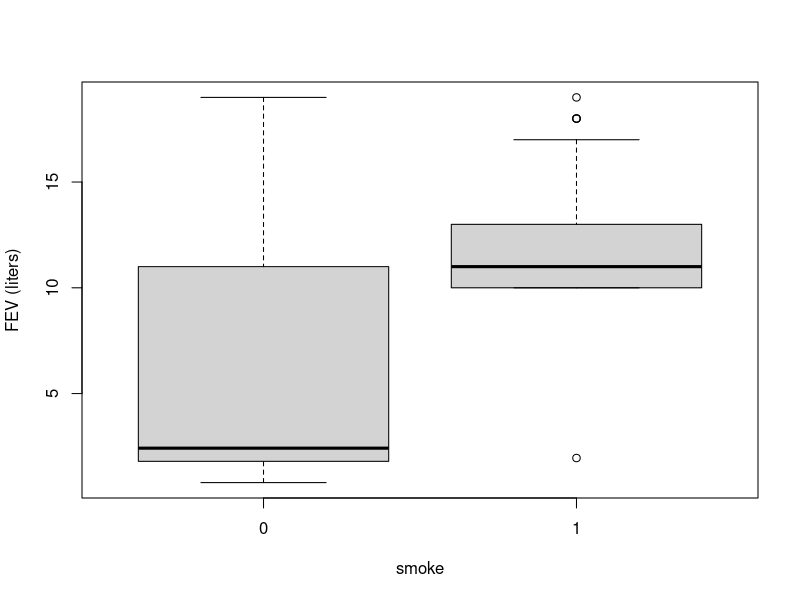

Write R code to recreate this figure.
## ---- chunk 1
fev <- read.csv("Data/fevdata.txt", sep = " ")
names(fev) <- c("age", "fev", "height", "sex", "smoke")
## ---- chunk 2
boxplot(fev$fev ~ fev$smoke, ylab = "FEV (liters)", xlab = "smoke")
## ---- chunk 3
t.test(
  fev$fev ~ fev$smoke,
  var.equal = TRUE
)
